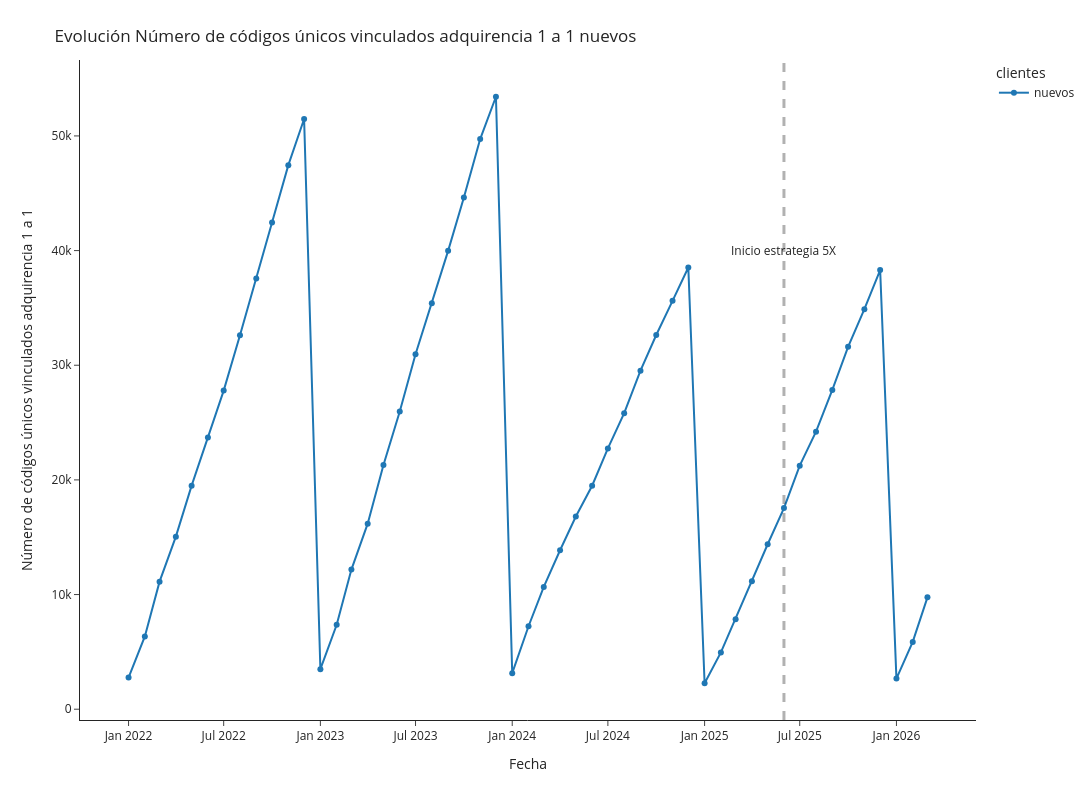

Here is the notebook cell this chart was saved with:
### Code cell
df_plot = pd.concat([df_plot1])
fig = px.line(df_plot, x="fecha", y="cantidad_clientes", color='clientes',markers=True, template='simple_white', width=1600, height=800)
fig.add_vline(x='2025-06-01', line_width=3, line_dash="dash")
fig.update_layout(
    title={
        'text': "Evolución Número de códigos únicos vinculados adquirencia 1 a 1 nuevos",
        'xanchor': 'left',
        'yanchor': 'top'},
    xaxis=dict(
            title=dict(
                text="Fecha"
            )),
    yaxis=dict(
            title=dict(
                text="Número de códigos únicos vinculados adquirencia 1 a 1"
            ))
)
fig.add_annotation(x='2025-06-01', y=40000,
            text="Inicio estrategia 5X",
            showarrow=False,
            arrowhead=1)

### Figure 1 — Plotly figure (JSON) as saved in the notebook; plotly's stock layout.template omitted (floating-point values rounded to 4 significant figures)
{"data": [{"hovertemplate": "clientes=nuevos<br>fecha=%{x}<br>cantidad_clientes=%{y}<extra></extra>", "legendgroup": "nuevos", "line": {"color": "#1F77B4", "dash": "solid"}, "marker": {"symbol": "circle"}, "mode": "lines+markers", "name": "nuevos", "orientation": "v", "showlegend": true, "type": "scatter", "x": ["2026-03-01T00:00:00", "2026-02-01T00:00:00", "2026-01-01T00:00:00", "2025-12-01T00:00:00", "2025-11-01T00:00:00", "2025-10-01T00:00:00", "2025-09-01T00:00:00", "2025-08-01T00:00:00", "2025-07-01T00:00:00", "2025-06-01T00:00:00", "2025-05-01T00:00:00", "2025-04-01T00:00:00", "2025-03-01T00:00:00", "2025-02-01T00:00:00", "2025-01-01T00:00:00", "2024-12-01T00:00:00", "2024-11-01T00:00:00", "2024-10-01T00:00:00", "2024-09-01T00:00:00", "2024-08-01T00:00:00", "2024-07-01T00:00:00", "2024-06-01T00:00:00", "2024-05-01T00:00:00", "2024-04-01T00:00:00", "2024-03-01T00:00:00", "2024-02-01T00:00:00", "2024-01-01T00:00:00", "2023-12-01T00:00:00", "2023-11-01T00:00:00", "2023-10-01T00:00:00", "2023-09-01T00:00:00", "2023-08-01T00:00:00", "2023-07-01T00:00:00", "2023-06-01T00:00:00", "2023-05-01T00:00:00", "2023-04-01T00:00:00", "2023-03-01T00:00:00", "2023-02-01T00:00:00", "2023-01-01T00:00:00", "2022-12-01T00:00:00", "2022-11-01T00:00:00", "2022-10-01T00:00:00", "2022-09-01T00:00:00", "2022-08-01T00:00:00", "2022-07-01T00:00:00", "2022-06-01T00:00:00", "2022-05-01T00:00:00", "2022-04-01T00:00:00", "2022-03-01T00:00:00", "2022-02-01T00:00:00", "2022-01-01T00:00:00"], "xaxis": "x", "y": [9756, 5869, 2669, 38305, 34893, 31609, 27850, 24210, 21240, 17541, 14390, 11159, 7842, 4955, 2264, 38529, 35619, 32639, 29526, 25820, 22743, 19493, 16810, 13864, 10666, 7236, 3144, 53417, 49728, 44622, 39977, 35412, 30959, 25969, 21293, 16181, 12175, 7365, 3491, 51480, 47450, 42447, 37558, 32611, 27788, 23697, 19497, 15050, 11127, 6346, 2756], "yaxis": "y"}], "layout": {"annotations": [{"arrowhead": 1, "showarrow": false, "text": "Inicio estrategia 5X", "x": "2025-06-01", "y": 40000}], "height": 800, "legend": {"title": {"text": "clientes"}, "tracegroupgap": 0}, "margin": {"t": 60}, "shapes": [{"line": {"dash": "dash", "width": 3}, "type": "line", "x0": "2025-06-01", "x1": "2025-06-01", "xref": "x", "y0": 0, "y1": 1, "yref": "y domain"}], "title": {"text": "Evolución Número de códigos únicos vinculados adquirencia 1 a 1 nuevos", "xanchor": "left", "yanchor": "top"}, "width": 1600, "xaxis": {"anchor": "y", "domain": [0, 1], "title": {"text": "Fecha"}}, "yaxis": {"anchor": "x", "domain": [0, 1], "title": {"text": "Número de códigos únicos vinculados adquirencia 1 a 1"}}}}
